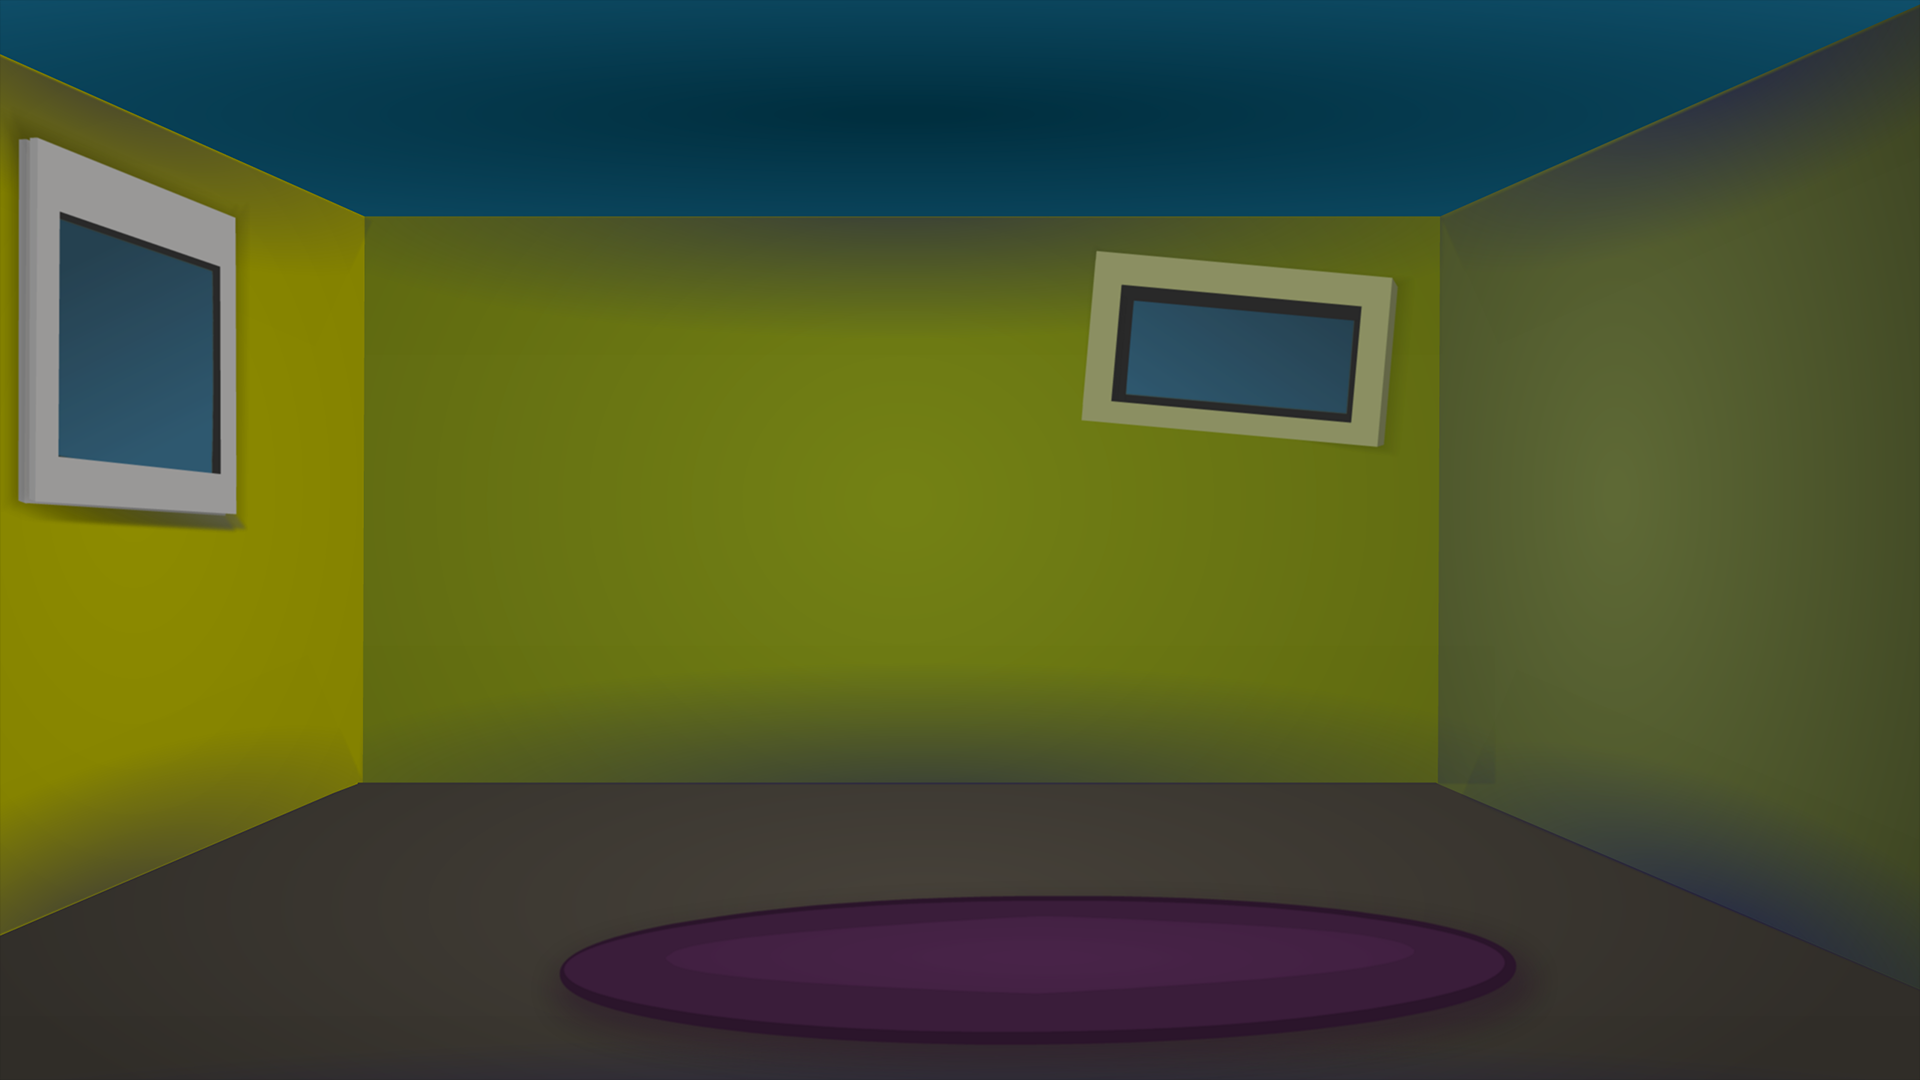

Rendered tile map (Tiled .tmx) drawn with the repository's tilesets; below, a short description and the full map source, tile grids included:
An orthogonal 15x9 tile map with 128x120 px tiles, 1 tile layer (Tile Layer 1).

<map version="1.0" orientation="orthogonal" renderorder="right-down" width="15" height="9" tilewidth="128" tileheight="120">
 <tileset firstgid="1" name="bedroom" tilewidth="128" tileheight="120">
  <image source="bedroom.png" width="1920" height="1080" />
 </tileset>
 <layer name="Tile Layer 1" width="15" height="9">
  <data>
   <tile gid="1" />
   <tile gid="2" />
   <tile gid="3" />
   <tile gid="4" />
   <tile gid="5" />
   <tile gid="6" />
   <tile gid="7" />
   <tile gid="8" />
   <tile gid="9" />
   <tile gid="10" />
   <tile gid="11" />
   <tile gid="12" />
   <tile gid="13" />
   <tile gid="14" />
   <tile gid="15" />
   <tile gid="16" />
   <tile gid="17" />
   <tile gid="18" />
   <tile gid="19" />
   <tile gid="20" />
   <tile gid="21" />
   <tile gid="22" />
   <tile gid="23" />
   <tile gid="24" />
   <tile gid="25" />
   <tile gid="26" />
   <tile gid="27" />
   <tile gid="28" />
   <tile gid="29" />
   <tile gid="30" />
   <tile gid="31" />
   <tile gid="32" />
   <tile gid="33" />
   <tile gid="34" />
   <tile gid="35" />
   <tile gid="36" />
   <tile gid="37" />
   <tile gid="38" />
   <tile gid="39" />
   <tile gid="40" />
   <tile gid="41" />
   <tile gid="42" />
   <tile gid="43" />
   <tile gid="44" />
   <tile gid="45" />
   <tile gid="46" />
   <tile gid="47" />
   <tile gid="48" />
   <tile gid="49" />
   <tile gid="50" />
   <tile gid="51" />
   <tile gid="52" />
   <tile gid="53" />
   <tile gid="54" />
   <tile gid="55" />
   <tile gid="56" />
   <tile gid="57" />
   <tile gid="58" />
   <tile gid="59" />
   <tile gid="60" />
   <tile gid="61" />
   <tile gid="62" />
   <tile gid="63" />
   <tile gid="64" />
   <tile gid="65" />
   <tile gid="66" />
   <tile gid="67" />
   <tile gid="68" />
   <tile gid="69" />
   <tile gid="70" />
   <tile gid="71" />
   <tile gid="72" />
   <tile gid="73" />
   <tile gid="74" />
   <tile gid="75" />
   <tile gid="76" />
   <tile gid="77" />
   <tile gid="78" />
   <tile gid="79" />
   <tile gid="80" />
   <tile gid="81" />
   <tile gid="82" />
   <tile gid="83" />
   <tile gid="84" />
   <tile gid="85" />
   <tile gid="86" />
   <tile gid="87" />
   <tile gid="88" />
   <tile gid="89" />
   <tile gid="90" />
   <tile gid="91" />
   <tile gid="92" />
   <tile gid="93" />
   <tile gid="94" />
   <tile gid="95" />
   <tile gid="96" />
   <tile gid="97" />
   <tile gid="98" />
   <tile gid="99" />
   <tile gid="100" />
   <tile gid="101" />
   <tile gid="102" />
   <tile gid="103" />
   <tile gid="104" />
   <tile gid="105" />
   <tile gid="106" />
   <tile gid="107" />
   <tile gid="108" />
   <tile gid="109" />
   <tile gid="110" />
   <tile gid="111" />
   <tile gid="112" />
   <tile gid="113" />
   <tile gid="114" />
   <tile gid="115" />
   <tile gid="116" />
   <tile gid="117" />
   <tile gid="118" />
   <tile gid="119" />
   <tile gid="120" />
   <tile gid="121" />
   <tile gid="122" />
   <tile gid="123" />
   <tile gid="124" />
   <tile gid="125" />
   <tile gid="126" />
   <tile gid="127" />
   <tile gid="128" />
   <tile gid="129" />
   <tile gid="130" />
   <tile gid="131" />
   <tile gid="132" />
   <tile gid="133" />
   <tile gid="134" />
   <tile gid="135" />
  </data>
 </layer>
</map>
